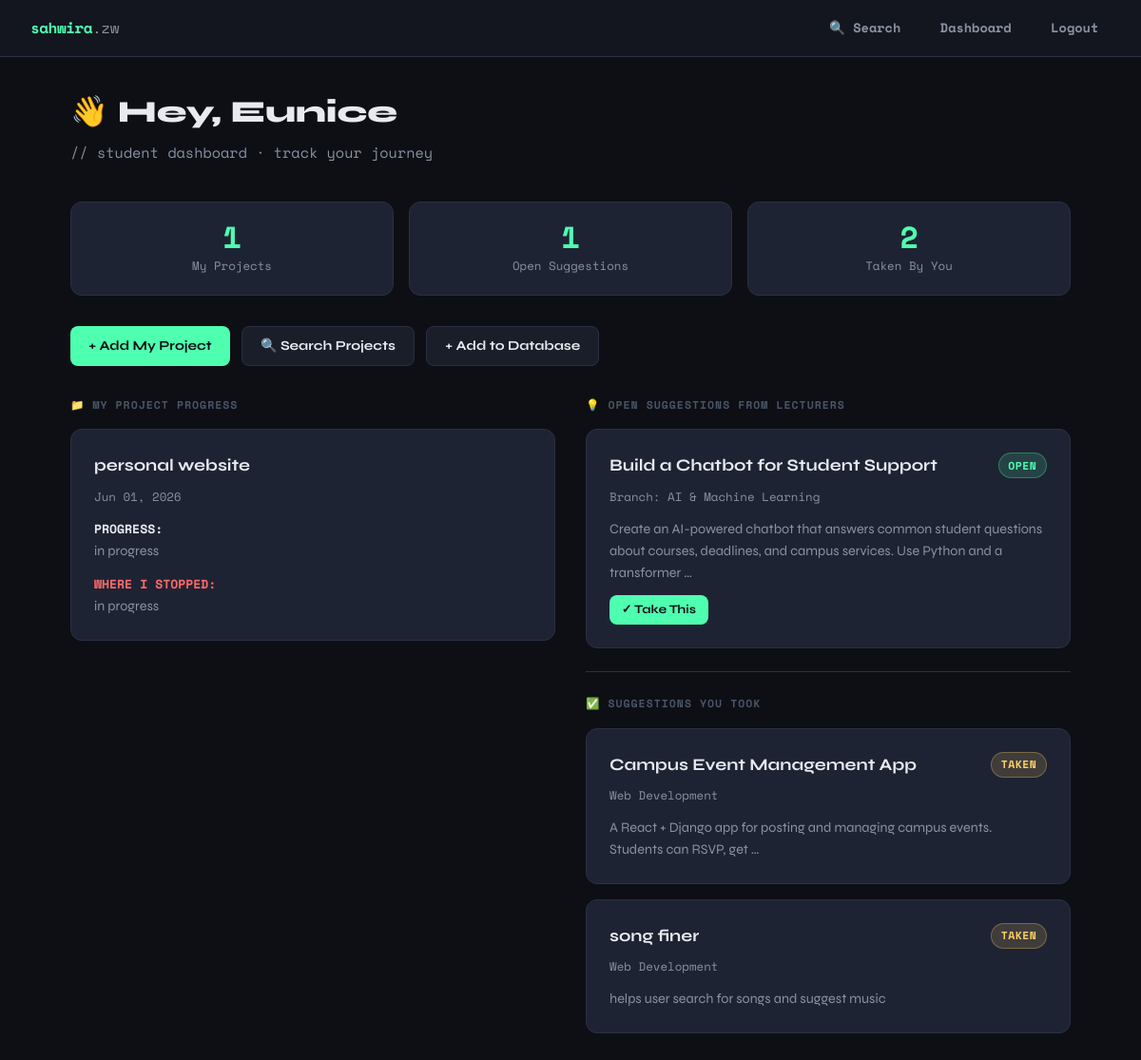
The page /student/ (signed in) on the database its author committed.
### core/models.py (models this page shows, shortened)
class StudentProject(models.Model):
    student = models.ForeignKey(User, on_delete=models.CASCADE, related_name='student_projects')
    project = models.ForeignKey(Project, on_delete=models.CASCADE, null=True, blank=True, related_name='student_entries')
    title = models.CharField(max_length=200, default='My Project')
    progress = models.TextField()
    where_stopped = models.TextField()
    created_at = models.DateTimeField(auto_now_add=True)

class Suggestion(models.Model):
    title = models.CharField(max_length=200)
    description = models.TextField()
    branch = models.ForeignKey(Branch, on_delete=models.CASCADE)
    created_by = models.ForeignKey(User, on_delete=models.CASCADE, null=True, blank=True)
    is_taken = models.BooleanField(default=False)
    taken_by = models.ForeignKey(User, on_delete=models.SET_NULL, null=True, blank=True, related_name='taken_suggestions')
    created_at = models.DateTimeField(auto_now_add=True)

class Branch(models.Model):
    name = models.CharField(max_length=100)
    class Meta:
        verbose_name_plural = "Branches"

### core/views.py (the view)
# urls.py: path('student/', views.student_dashboard, name='student_dashboard'),
@login_required
def student_dashboard(request):
    profile = getattr(request.user, 'profile', None)
    my_projects = StudentProject.objects.filter(student=request.user).order_by('-created_at')
    suggestions = Suggestion.objects.filter(is_taken=False).order_by('-created_at')[:10]
    taken = Suggestion.objects.filter(taken_by=request.user)
    return render(request, 'student_dashboard.html', {
        'my_projects': my_projects,
        'suggestions': suggestions,
        'taken_suggestions': taken,
    })

### templates/student_dashboard.html (shortened to what this page needs)
{% extends 'base.html' %}
{% block content %}
<div class="page-header">
  <h1>👋 Hey, {{ user.first_name|default:user.username }}</h1>
  <p>// student dashboard · track your journey</p>
</div>
<div class="grid-3" style="margin-bottom:2rem;">
  <div class="stat-box">
    <div class="stat-num">{{ my_projects.count }}</div>
    <div class="stat-label">My Projects</div>
  </div>
  <div class="stat-box">
    <div class="stat-num">{{ suggestions.count }}</div>
    <div class="stat-label">Open Suggestions</div>
  </div>
  <div class="stat-box">
    <div class="stat-num">{{ taken_suggestions.count }}</div>
    <div class="stat-label">Taken By You</div>
  </div>
</div>
<div style="display:flex; gap:0.75rem; margin-bottom:2rem; flex-wrap:wrap;">
  <a href="{% url 'add_student_project' %}" class="btn btn-primary">+ Add My Project</a>
  <a href="{% url 'search_project' %}" class="btn btn-secondary">🔍 Search Projects</a>
  <a href="{% url 'add_project' %}" class="btn btn-secondary">+ Add to Database</a>
</div>
<div class="grid-2" style="gap:2rem; align-items:start;">
  <div>
    <div class="section-label">📁 My Project Progress</div>
    {% if my_projects %}
      {% for sp in my_projects %}
      <div class="card">
        <div class="card-title">{{ sp.title }}</div>
        <div class="card-meta">{{ sp.created_at|date:"M d, Y" }}</div>
        <div class="card-body">
          <strong style="color:var(--text); font-size:0.82rem; font-family:var(--mono);">PROGRESS:</strong><br>
          {{ sp.progress }}
        </div>
        <div style="margin-top:0.75rem;" class="card-body">
          <strong style="color:var(--accent2); font-size:0.82rem; font-family:var(--mono);">WHERE I STOPPED:</strong><br>
          {{ sp.where_stopped }}
        </div>
      </div>
      {% endfor %}
    {% else %}
      <div class="empty-state">
        <span class="icon">📭</span>
        No projects yet.<br>
        <a href="{% url 'add_student_project' %}" style="margin-top:0.75rem;display:inline-block;">Add your first project →</a>
      </div>
    {% endif %}
  </div>
  <div>
    <div class="section-label">💡 Open Suggestions From Lecturers</div>
    {% if suggestions %}
      {% for s in suggestions %}
      <div class="card">
        <div style="display:flex; justify-content:space-between; align-items:start; gap:0.5rem;">
          <div class="card-title">{{ s.title }}</div>
          <span class="badge badge-green">Open</span>
        </div>
        <div class="card-meta">Branch: {{ s.branch.name }}</div>
        <div class="card-body" style="margin-bottom:0.75rem;">{{ s.description|truncatewords:20 }}</div>
        <a href="{% url 'take_suggestion' s.id %}" class="btn btn-primary btn-sm">✓ Take This</a>
      </div>
      {% endfor %}
    {% else %}
      <div class="empty-state">
        <span class="icon">🔔</span>
        No open suggestions right now.
      </div>
    {% endif %}
    {% if taken_suggestions %}
      <hr class="divider">
      <div class="section-label">✅ Suggestions You Took</div>
      {% for s in taken_suggestions %}
      <div class="card">
        <div style="display:flex; justify-content:space-between; align-items:start;">
          <div class="card-title">{{ s.title }}</div>
          <span class="badge badge-yellow">Taken</span>
        </div>
        <div class="card-meta">{{ s.branch.name }}</div>
        <div class="card-body">{{ s.description|truncatewords:15 }}</div>
      </div>
      {% endfor %}
    {% endif %}
  </div>
</div>
{% endblock %}

### templates/base.html (shortened to what this page needs)
<!DOCTYPE html>
<html lang="en">
<head>
</head>
<body>
<nav>
  <a href="/" class="nav-brand">sahwira<span>.zw</span></a>
  <div class="nav-links">
    {% if user.is_authenticated %}
      {% with role=user.profile.role %}
        <a href="{% url 'search_project' %}">🔍 Search</a>
        {% if role == 'lecturer' %}
          <a href="{% url 'lecturer_dashboard' %}">Dashboard</a>
        {% else %}
          <a href="{% url 'student_dashboard' %}">Dashboard</a>
        {% endif %}
        <a href="{% url 'logout' %}">Logout</a>
      {% endwith %}
    {% else %}
      <a href="{% url 'login' %}">Login</a>
      <a href="{% url 'register' %}" class="btn-nav">Register</a>
    {% endif %}
  </div>
</nav>
<div class="container">
  {% block content %}{% endblock %}
</div>
</body>
</html>

### templates/base.html (style rules this page uses)
:root { --bg: #0d0f14; --bg2: #13161e; --bg3: #1a1e29; --surface: #1e2333; --border: #2a3045; --accent: #4fffb0; --accent2: #ff6b6b; --accent3: #ffd166; --text: #e8eaf0; --text2: #8892a4; --text3: #4a5568; --radius: 12px; --mono: 'Space Mono', monospace; --sans: 'Syne', sans-serif; }
*, *::before, *::after { box-sizing: border-box; margin: 0; padding: 0; }
body { background: var(--bg); color: var(--text); font-family: var(--sans); min-height: 100vh; line-height: 1.6; }
a { color: var(--accent); text-decoration: none; }
nav { background: var(--bg2); border-bottom: 1px solid var(--border); padding: 0 2rem; display: flex; align-items: center; justify-content: space-between; height: 60px; position: sticky; top: 0; z-index: 100; }
.nav-brand { font-size: 1rem; font-weight: 800; color: var(--accent); letter-spacing: -0.5px; font-family: var(--mono); }
.nav-brand span { color: var(--text2); font-weight: 400; }
.nav-links { display: flex; gap: 1rem; align-items: center; }
.nav-links a { color: var(--text2); font-size: 0.85rem; font-weight: 600; padding: 0.3rem 0.8rem; border-radius: 6px; transition: all 0.2s; font-family: var(--mono); }
.container { max-width: 1100px; margin: 0 auto; padding: 2rem 1.5rem; }
.page-header { margin-bottom: 2.5rem; }
.page-header h1 { font-size: 2rem; font-weight: 800; color: var(--text); }
.page-header p { color: var(--text2); font-size: 0.95rem; margin-top: 0.3rem; font-family: var(--mono); }
.card { background: var(--surface); border: 1px solid var(--border); border-radius: var(--radius); padding: 1.5rem; margin-bottom: 1rem; transition: border-color 0.2s; }
.card-title { font-size: 1.1rem; font-weight: 700; margin-bottom: 0.5rem; }
.card-meta { font-family: var(--mono); font-size: 0.78rem; color: var(--text2); margin-bottom: 0.75rem; }
.card-body { color: var(--text2); font-size: 0.9rem; }
.badge { display: inline-block; padding: 0.2rem 0.6rem; border-radius: 20px; font-size: 0.72rem; font-weight: 700; font-family: var(--mono); text-transform: uppercase; letter-spacing: 0.5px; }
.badge-green { background: rgba(79,255,176,0.15); color: var(--accent); border: 1px solid rgba(79,255,176,0.3); }
.badge-yellow { background: rgba(255,209,102,0.15); color: var(--accent3); border: 1px solid rgba(255,209,102,0.3); }
.btn { display: inline-flex; align-items: center; gap: 0.4rem; padding: 0.55rem 1.2rem; border-radius: 8px; font-size: 0.875rem; font-weight: 700; font-family: var(--sans); border: none; cursor: pointer; transition: all 0.2s; text-decoration: none; }
.btn-primary { background: var(--accent); color: var(--bg); }
.btn-secondary { background: var(--bg3); color: var(--text); border: 1px solid var(--border); }
.btn-sm { padding: 0.35rem 0.8rem; font-size: 0.8rem; }
.grid-2 { display: grid; grid-template-columns: 1fr 1fr; gap: 1rem; }
.grid-3 { display: grid; grid-template-columns: repeat(3, 1fr); gap: 1rem; }
.stat-box { background: var(--surface); border: 1px solid var(--border); border-radius: var(--radius); padding: 1.25rem 1.5rem; text-align: center; }
.stat-box .stat-num { font-size: 2rem; font-weight: 800; color: var(--accent); font-family: var(--mono); line-height: 1; }
.stat-box .stat-label { font-size: 0.78rem; color: var(--text2); margin-top: 0.3rem; font-family: var(--mono); }
.divider { border: none; border-top: 1px solid var(--border); margin: 1.5rem 0; }
.section-label { font-size: 0.72rem; font-weight: 700; font-family: var(--mono); text-transform: uppercase; letter-spacing: 1px; color: var(--text3); margin-bottom: 1rem; }

### rows shown on the page
StudentProject: title "personal website", created_at "Jun 01, 2026", progress "in progress", where_stopped "in progress"
Suggestion: title "Build a Chatbot for Student Support", branch.name "AI & Machine Learning", description "Create an AI-powered chatbot that answers common student questions about courses, deadlines, and campus services. Use Python and a transformer …"
Suggestion: title "Campus Event Management App", branch.name "Web Development", description "A React + Django app for posting and managing campus events. Students can RSVP, get …"
Suggestion: title "song finer", branch.name "Web Development", description "helps user search for songs and suggest music"

### other values the page prints
{{ user.first_name|default:user.username }} "Eunice"
{{ my_projects.count }} "1"
{{ suggestions.count }} "1"
{{ taken_suggestions.count }} "2"
